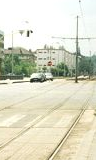
#> input picture HOG_features_and_classifier/Image Dataset/Image Dataset/Database images (Neg)/DB11.bmp, 96 x 160 px, found by its file name
$ jupyter execute --allow-errors main.ipynb
#> lines starting #> are read from the running program, lines starting #| are printed output that depends on the picture
[cell 1]
import numpy as np
import cv2

import matplotlib.pyplot as plt

[cell 2]
img = cv2.imread(r"Image Dataset\Image Dataset\Database images (Neg)\DB11.bmp")
#> img is the input picture: shape (160, 96, 3); mean B, G, R 197.7, 217.7, 218.4

[cell 3]
def convert_to_gray(img):
	b,g,r = img[:,:,0], img[:,:,1], img[:,:,2]
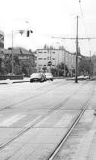
#> b: shape (160, 96); min 16, max 255, mean 197.7
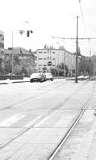
#> g: shape (160, 96); min 31, max 255, mean 217.7
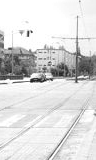
#> r: shape (160, 96); min 24, max 255, mean 218.4
	gray = r * 0.299 + g * 0.587 +  b * 0.114
	# print(gray[0:5])
	gray_new = np.rint(gray)
	# print(gray_new[0:5])
	gray_new = gray_new.astype(np.int8)
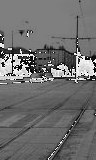
#> gray_new: shape (160, 96) int8; min -128, max 127, mean -18.1; drawn with min black and max white
	return gray_new

[cell 4]
grayImg = convert_to_gray(img)
plt.imshow(grayImg, cmap='gray')

[cell 5]
def convolution(imgInput, kernel):
    """Function to perform convolution on the image.
    Param : imgInput - input image (numpy array)
    kernel : filter / kernel (numpy array)
    Return : imgWithConvolution (numpy array)
    """
    ## get image size
    image_h = imgInput.shape[0]
#> image_h = 160
    image_w = imgInput.shape[1]
#> image_w = 96

    ## getting kernel shape
    kernel_h = kernel.shape[0]
    kernel_w = kernel.shape[1]

    ## Calculate kernel half sizes for accomodating the border where kernel goes out of image bourndries
    h = kernel_h // 2
    w = kernel_w // 2

    ## Initialize output image with zero values
    image_conv = np.zeros(imgInput.shape)

    ## Perform convolution
    for i in range(h, image_h-h):
        for j in range(w, image_w-w):
            x = imgInput[i-h:i-h+kernel_h, j-w:j-w+kernel_w]
            # multiply with the kernel

            x = x.flatten()*kernel.flatten()
            # assign mulitplied output of kernel to the pixel
            # print(x)
            image_conv[i][j] = x.sum()
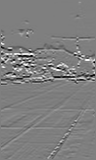
#> image_conv: shape (160, 96) float64; min -968, max 970, mean -1.7; drawn with min black and max white

    ## At the boundries where kernel goes out of image, set values as undefineed i.e. np.NaN
    # image_conv[:h,:] = np.NaN
    # image_conv[image_h-h:,:] = np.NaN
    # image_conv[:,:w] = np.NaN
    # image_conv[:,image_w-w:] = np.NaN
    image_conv[:h,:] = 0
    image_conv[image_h-h:,:] = 0
    image_conv[:,:w] = 0
    image_conv[:,image_w-w:] = 0

    # print(image_conv[0:2,0:2])
    # print(image_conv[h:h+2,w:w+2])


    return image_conv

[cell 6]
filter_sobel_hor = np.array([[-1,-2,-1],
                             [0,0,0],
                             [1,2,1]])

filter_sobel_ver = np.array([[-1,0,1],
                             [-2,0,2],
                             [-1,0,1]])

#### Computing Gradients Gx and Gy

[cell 7]
Gx = convolution(grayImg, filter_sobel_hor)
Gy = convolution(grayImg, filter_sobel_ver)
#> after the loop in convolution (call 2), `for i in range(h, image_h-h):`:
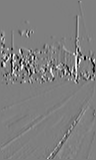
#> image_conv: shape (160, 96) float64; min -962, max 965, mean -1.6; drawn with min black and max white

plt.subplot(1,2,1)
plt.imshow(Gx, cmap='gray')
plt.title("Horizontal gradient Gx")
plt.subplot(1,2,2)
plt.imshow(Gy, cmap='gray')
plt.title("Vertical gradient Gy")

[cell 8]
### Assign mag and angle as 0 where Gx and Gy both are 0  ## remaining

[cell 9]
def normalize_magnitude(mag):

    ## 1. Normalize gradient magnitude within range 0 to 255
    mag_normed = mag / np.max(mag) * 255

    ## 2. Convert to integers (round off)
    mag_normed = mag_normed.astype(np.uint8)
    return mag_normed

[cell 10]
def quantize_unsigned(angle):
    #### Subtract 180 if angle is within range [180,360)
    if angle > 180:
        angle = angle - 180
    upperMargins = [20,40,60,80,100,120,140,160,180]
    bin_index = 8
    for i, upper in enumerate(upperMargins):
        if angle <upper:
            bin_index = i
            break
    return bin_index

[cell 11]
# [4 lines left out: function quantize_signed, not called in this run]

[cell 12]
def create_grad_array(img):

    ## 1. Convert img to Gray
    grayImg = convert_to_gray(img)

    Gx = convolution(grayImg, filter_sobel_hor)
    Gy = convolution(grayImg, filter_sobel_ver)
    mag = (Gx**2 + Gy**2)**(1/2)
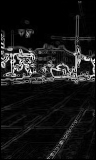
#> mag: shape (160, 96) float64; min 0, max 1085.5, mean 102.3; drawn with min black and max white
    grad_angle = np.arctan2(Gy,Gx)*(180/np.pi)
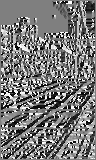
#> grad_angle: shape (160, 96) float64; min -179.9, max 180, mean -7.8; drawn with min black and max white

    return mag, grad_angle

[cell 13]
# Create histogram of gradients
# [36 lines left out: function get_cell_histogram, not called in this run]

    # print(angle, resp_weight, bin_index)

[cell 14]
def get_mag_grad_indices(image):
    magnitude, gradient = create_grad_array(image)

    ## 2. Normalize the magnitude and round off
    mag_normed = normalize_magnitude(magnitude)

    gradient = abs(gradient)
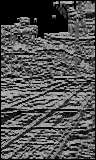
#> gradient: shape (160, 96) float64; min 0, max 180, mean 82.6
    f = lambda x : quantize_unsigned(x)

    # quantized_angles = np.apply(quantize_unsigned, gradient, axes=[0,1])
    shapeOrg = gradient.shape
#> shapeOrg = (160, 96)
    flattend = gradient.flatten()
#> flattend = 15360 values, max 180 at index 152, min 0 at index 0, mean 82.65
    quantized_angles = f(flattend)

    quantized_angles = np.reshape(quantized_angles, shapeOrg)
    return mag_normed, gradient, quantized_angles

$ run again, with HOG_features_and_classifier/Image Dataset/Image Dataset/Database images (Neg)/DB12.bmp copied over HOG_features_and_classifier/Image Dataset/Image Dataset/Database images (Neg)/DB11.bmp
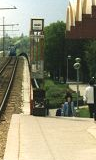
#> input picture HOG_features_and_classifier/Image Dataset/Image Dataset/Database images (Neg)/DB12.bmp, 96 x 160 px, found by its file name
#> img is the input picture: shape (160, 96, 3); mean B, G, R 115.6, 139.8, 142.5
#> after the loop in convolution (call 2), `for i in range(h, image_h-h):`:
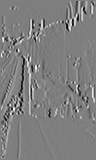
#> image_conv: shape (160, 96) float64; min -946, max 951, mean 1.3; drawn with min black and max white
#> in get_mag_grad_indices, `gradient = abs(gradient)`:
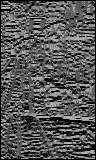
#> gradient: shape (160, 96) float64; min 0, max 180, mean 86.6
#> flattend = 15360 values, max 180 at index 103, min 0 at index 0, mean 86.6

$ run again, with HOG_features_and_classifier/Image Dataset/Image Dataset/Database images (Neg)/DB13.bmp copied over HOG_features_and_classifier/Image Dataset/Image Dataset/Database images (Neg)/DB11.bmp
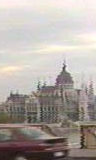
#> input picture HOG_features_and_classifier/Image Dataset/Image Dataset/Database images (Neg)/DB13.bmp, 96 x 160 px, found by its file name
#> img is the input picture: shape (160, 96, 3); mean B, G, R 161.5, 166.9, 174.8
#> after the loop in convolution (call 2), `for i in range(h, image_h-h):`:
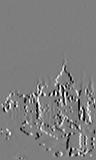
#> image_conv: shape (160, 96) float64; min -984, max 1006, mean 1.3; drawn with min black and max white
#> in get_mag_grad_indices, `gradient = abs(gradient)`:
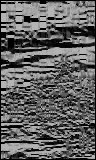
#> gradient: shape (160, 96) float64; min 0, max 180, mean 96.7
#> flattend = 15360 values, max 180 at index 97, min 0 at index 0, mean 96.73
